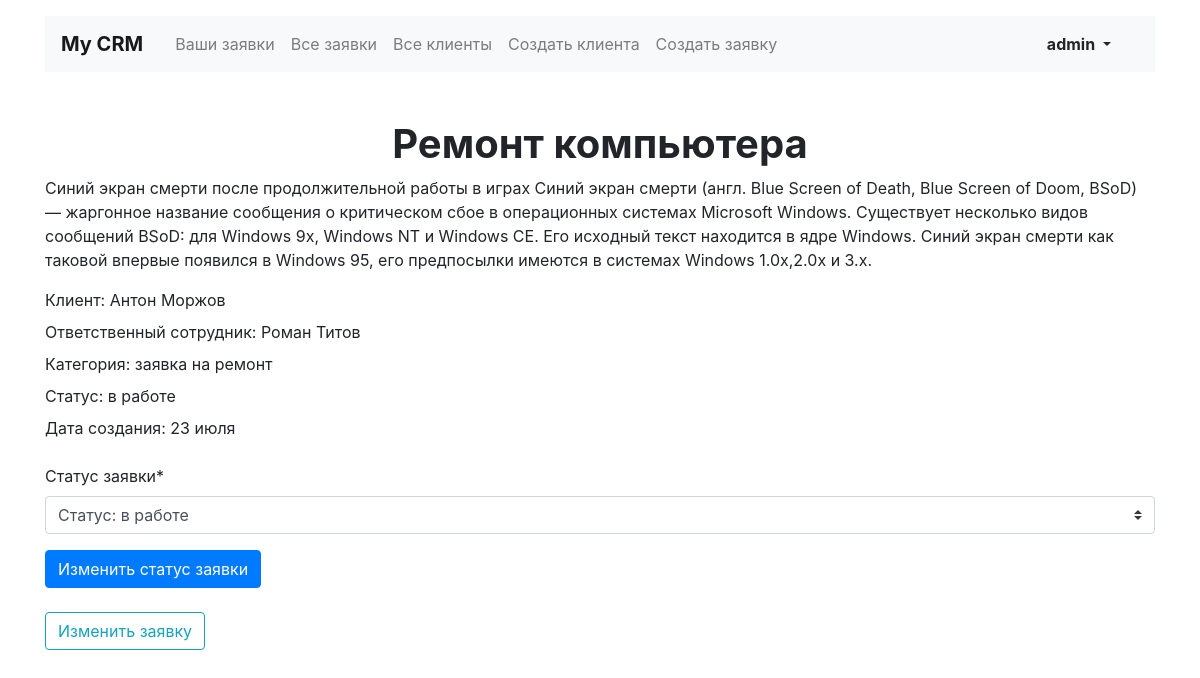
The page /applications/1/ (signed in) on the database its author committed.
### authentication/models.py (models this page shows)
class User(AbstractUser):
    is_administrator = models.BooleanField(default=False)
    is_employee = models.BooleanField(default=False)

### crm/models.py (models this page shows, shortened)
class Application(models.Model):
    title = models.CharField('Заголовок', max_length=128)
    category = models.ForeignKey(
        Category,
        verbose_name='Категория',
        null=True,
        on_delete=models.SET_NULL,
    )
    client = models.ForeignKey(
        Client,
        verbose_name='Клиент',
        null=True,
        on_delete=models.SET_NULL,
    )
    employee = models.ForeignKey(
        settings.AUTH_USER_MODEL,
        verbose_name='Сотрудник',
        null=True,
        on_delete=models.SET_NULL,
    )
    description = models.TextField(
        'Описание',
    )
    status = models.ForeignKey(
        Status,
        verbose_name='Статус',
        on_delete=models.PROTECT,
    )
    creation_date = models.DateTimeField(auto_now_add=True)
    class Meta:
        verbose_name = 'Заявка'
        verbose_name_plural = 'Заявки'
    objects = ApplicationQuerySet.as_manager()

class Client(models.Model):
    first_name = models.CharField(
        'Имя',
        max_length=128,
    )
    last_name = models.CharField(
        'Фамилия',
        max_length=128,
        blank=True,
    )
    phone_regex = RegexValidator(
        regex=r'^\+?1?\d{9,15}$',
        message="Phone number must be entered in the format:"
                " '+999999999'. Up to 15 digits allowed.",
    )
    phone_number = models.CharField(
        'Номер телефона',
        validators=[phone_regex],
        max_length=17,
        blank=True,
    )
    email = models.EmailField('Электронная почта')
    tg_username = models.CharField('Ник в telegram', max_length=128, blank=True)
    registration_data = models.DateTimeField(auto_now_add=True)
    class Meta:
        verbose_name = 'Клиент'
        verbose_name_plural = 'Клиенты'

class Category(models.Model):
    title = models.CharField(max_length=128)
    class Meta:
        verbose_name = 'Категория'
        verbose_name_plural = 'Категории'

class Status(models.Model):
    title = models.CharField(max_length=128)
    class Meta:
        verbose_name = 'Статус'
        verbose_name_plural = 'Статусы'
    def __str__(self):
        return f"Статус: {self.title}"

### crm/views/application.py (the view)
class ApplicationView(AdministratorOrModelEmployeeMixin, View):
    model = models.Application
    context_object_name = 'application'
    template_name = 'crm/application/application.html'
    redirect_url = 'home'
    def get(self, request, *args, **kwargs):
        application = get_object_or_404(self.model, id=kwargs['pk'])
        context = {
            'application': application,
        }
        if 'new_status' not in request.GET:
            status_form = forms.ChangeStatusForm({
                'new_status': application.status.id,
            })
        else:
            status_form = forms.ChangeStatusForm(request.GET)
        if status_form.is_valid():
            current_status = application.status
            status_from_form = status_form.cleaned_data['new_status']
            if current_status != status_from_form:
                messages.success(self.request, 'Статус обнавлен')
                application.status = status_from_form
                application.save()
        context['change_status_form'] = status_form
        return render(request, self.template_name, context=context)

### crm/forms.py
class ChangeStatusForm(forms.Form):
    new_status = forms.ModelChoiceField(
        queryset=models.Status.objects.all(),
        label='Статус заявки',
    )
    def __init__(self, *args, **kwargs):
        super().__init__(*args, **kwargs)
        self.helper = FormHelper()
        self.helper.form_method = 'get'
        self.helper.add_input(Submit('submit', 'Изменить статус заявки'))

### crm/mixins.py (called while the page is built)
    def dispatch(self, request, *args, **kwargs):
        try:
            employee = self.model.objects.get(pk=kwargs['pk']).employee
        except:
            return redirect(self.redirect_url)
        if employee != request.user and not request.user.is_administrator:
            return redirect(self.redirect_url)
        return super().dispatch(request, *args, **kwargs)

### crm/templates/crm/application/application.html (shortened to what this page needs)
{% extends "../base/base.html" %}
{% load crispy_forms_tags %}
{% block content %}
<section class="row pt-2">
  <div class="col-12 col-lg-12">
      <h1 class="h1 text-center mx-auto mt-4"><strong>{{ application.title }}</strong></h1>
      <p>{{ application.description }}</p>
      <p class="mb-2">Клиент: {{ application.client.first_name }} {{ application.client.last_name }}</p>
      <p class="mb-2">Ответственный сотрудник: {{ application.employee.first_name }} {{ application.employee.last_name }}</p>
      <p class="mb-2">Категория: {{ application.category.title }}</p>
      <p class="mb-2">Статус: {{ application.status.title }}</p>
      {% load i18n %}{% language 'ru' %}
      <p class="mb-2">Дата создания: {{ application.creation_date|date:'d E' }}</p>
      {% endlanguage %}
      {% if user == application.employee %}
        <div class="my-4">
          {% crispy change_status_form %}
        </div>
      {% endif %}
      {% if user.is_administrator %}
        <div class="my-2">
            <a href="{% url 'application_edit' application.id %}" class="btn btn-outline-info">Изменить заявку</a>
        </div>
      {% endif %}
      </div>
</section>
{% endblock content %}

### crm/templates/crm/base/navbar.html (shortened to what this page needs)
<header class="container mt-3">
    <nav class="navbar navbar-expand-lg navbar-light bg-light">
      <a class="navbar-brand mr-4 font-weight-bold" href="{% url 'home' %}">My CRM</a>
      <div class="collapse navbar-collapse justify-content-end" id="navbarNav">
        <ul class="navbar-nav col-10">
          <li class="nav-item">
            <a class="nav-link" href="{% url 'home' %}">Ваши заявки</a>
          </li>
          {% if user.is_administrator %}
              <li class="nav-item">
                <a class="nav-link" href="{% url 'all_applications' %}">Все заявки</a>
              </li>
              <li class="nav-item">
                <a class="nav-link" href="{% url 'all_clients' %}">Все клиенты</a>
              </li>
              <li class="nav-item">
                <a class="nav-link" href="{% url 'client_create' %}">Создать клиента</a>
              </li>
              <li class="nav-item">
                <a class="nav-link" href="{% url 'application_create' %}">Создать заявку</a>
              </li>
          {% endif %}
        </ul>
        <ul class="navbar-nav col-2 justify-content-end">
          {% if user.is_authenticated %}
              <li class="nav-item active">
                <div class="btn-group">
                  <button type="button" class="btn dropdown-toggle font-weight-bold" data-toggle="dropdown" aria-haspopup="true" aria-expanded="false">
                    {{ user.username }}
                  </button>
                </div>
              </li>
          {% else %}
              <li class="nav-item active">
                <a href="{% url 'login' %}" class="nav-link font-weight-bold">Вход</a>
              </li>
          {% endif %}
        </ul>
      </div>
    </nav>
</header>

### rows shown on the page
User: username "admin"
Application: title "Ремонт компьютера", description "Синий экран смерти после продолжительной работы в играх Синий экран смерти (англ. Blue Screen of Death, Blue Screen of Doom, BSoD) — жаргонное название сообщения о критическом сбое в операционных системах Microsoft Windows. Существует несколько видов сообщений BSoD: для Windows 9x, Windows NT и Windows CE. Его исходный текст находится в ядре Windows. Синий экран смерти как таковой впервые появился в Windows 95, его предпосылки имеются в системах Windows 1.0x,2.0x и 3.x.", client.first_name "Антон", client.last_name "Моржов", employee.first_name "Роман", employee.last_name "Титов", category "заявка на ремонт", status "в работе", creation_date "23 июля"
